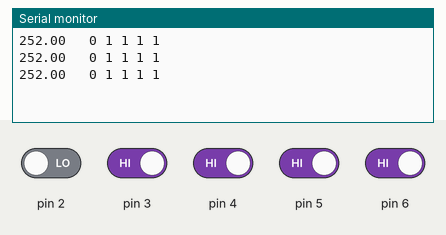
Recording of a sketch running on a simulated Arduino Uno, built with avr-gcc and run on an emulated ATmega328P. Parts: the last lines printed to the serial monitor. The test bench sets the inputs (shaded band); at power-on: pin 3–6 HIGH, pin 2 LOW.

Above: at 2.8 s.
2.9 s: pin 2 driven HIGH
At 3.4 s:
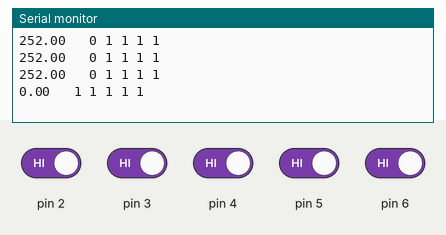
4.4 s: pin 3 driven LOW
At 5.7 s:
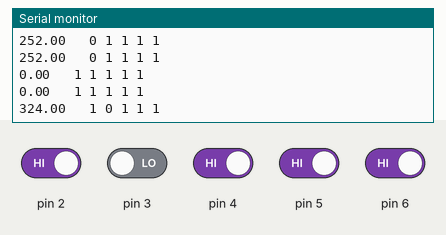
5.9 s: pin 4 driven LOW
At 6.8 s:
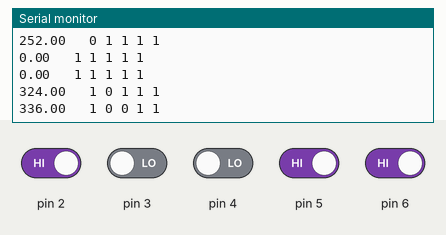
7.4 s: pin 5 driven LOW
At 8.5 s:
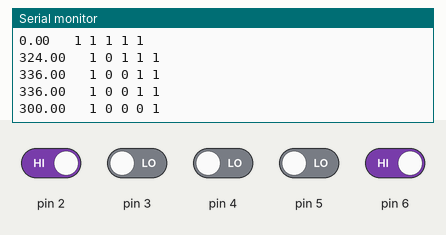
8.9 s: pin 6 driven LOW
At 9.3 s:
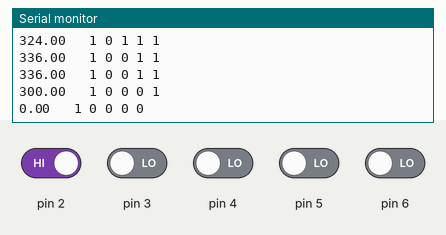
10.4 s: pin 2 driven LOW
At 11.8 s:
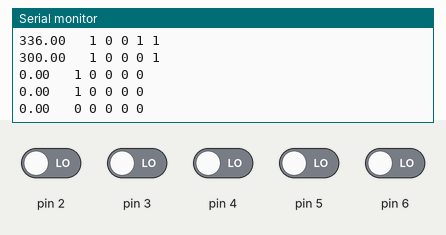
Timing chart, 0 to 12.9 s (numbered marks = the images above; inputs shaded):
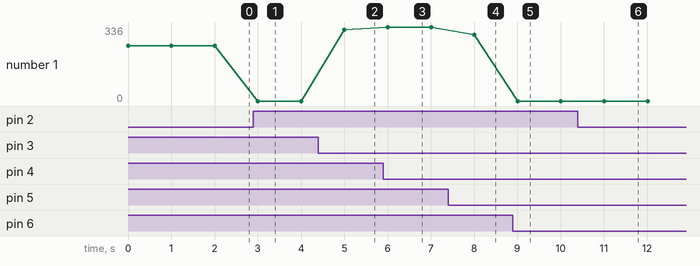

The sketch:

5Bit_Gray_to_angle.ino
```cpp
/*
 This piece code is designed for wind vane by Yoctupuce
 https://www.yoctopuce.com/EN/article/how-to-measure-wind-part-2
 https://www.thingiverse.com/thing:42858

Created By Michal Basler 23.11.2021 for maturita project
https://github.com/Majklzbastlirny
 */
void setup() {
  // put your setup code here, to run once:
pinMode(2, INPUT);
pinMode(3, INPUT);
pinMode(4, INPUT);
pinMode(5, INPUT);
pinMode(6, INPUT);
Serial.begin(115200);
}
void loop() {
  // put your main code here, to run repeatedly:
bool D1 = 0;
bool D2 = 0;
bool D3 = 0;
bool D4 = 0;
bool D5 = 0;
float wv = 0;

D5 = digitalRead(6);
D4 = digitalRead(5);
D3 = digitalRead(4);
D2 = digitalRead(3);
D1 = digitalRead(2);

if (D1 ==  1 && D2 == 0  && D3 == 0 && D4 == 0 && D5 == 0 ) { wv = 0; }
else if (D1 ==  1 && D2 == 1  && D3 == 0 && D4 == 0 && D5 == 0 ) { wv = 12; }
else if (D1 ==  1 && D2 == 1  && D3 == 0 && D4 == 1 && D5 == 0 ) { wv = 24; }
else if (D1 ==  1 && D2 == 1  && D3 == 0 && D4 == 1 && D5 == 1 ) { wv = 36; }
else if (D1 ==  1 && D2 == 1  && D3 == 0 && D4 == 0 && D5 == 1 ) { wv = 48; }
else if (D1 ==  0 && D2 == 1  && D3 == 0 && D4 == 0 && D5 == 1 ) { wv = 60; }
else if (D1 ==  0 && D2 == 1  && D3 == 0 && D4 == 0 && D5 == 0 ) { wv = 72; }
else if (D1 ==  0 && D2 == 1  && D3 == 1 && D4 == 0 && D5 == 0 ) { wv = 84; }
else if (D1 ==  0 && D2 == 1  && D3 == 1 && D4 == 0 && D5 == 1 ) { wv = 96; }
else if (D1 ==  1 && D2 == 1  && D3 == 1 && D4 == 0 && D5 == 1 ) { wv = 108; }
else if (D1 ==  1 && D2 == 1  && D3 == 1 && D4 == 0 && D5 == 0 ) { wv = 120; }
else if (D1 ==  1 && D2 == 0  && D3 == 1 && D4 == 0 && D5 == 0 ) { wv = 132; }
else if (D1 ==  0 && D2 == 0  && D3 == 1 && D4 == 0 && D5 == 0 ) { wv = 144; }
else if (D1 ==  0 && D2 == 0  && D3 == 1 && D4 == 1 && D5 == 0 ) { wv = 156; }
else if (D1 ==  1 && D2 == 0  && D3 == 1 && D4 == 1 && D5 == 0 ) { wv = 168; }
else if (D1 ==  1 && D2 == 1  && D3 == 1 && D4 == 1 && D5 == 0 ) { wv = 180; }
else if (D1 ==  0 && D2 == 1  && D3 == 1 && D4 == 1 && D5 == 0 ) { wv = 192; }
else if (D1 ==  0 && D2 == 1  && D3 == 0 && D4 == 1 && D5 == 0 ) { wv = 204; }
else if (D1 ==  0 && D2 == 0  && D3 == 0 && D4 == 1 && D5 == 0 ) { wv = 216; }
else if (D1 ==  0 && D2 == 0  && D3 == 0 && D4 == 1 && D5 == 1 ) { wv = 228; }
else if (D1 ==  0 && D2 == 1  && D3 == 0 && D4 == 1 && D5 == 1 ) { wv = 240; }
else if (D1 ==  0 && D2 == 1  && D3 == 1 && D4 == 1 && D5 == 1 ) { wv = 252; }
else if (D1 ==  0 && D2 == 0  && D3 == 1 && D4 == 1 && D5 == 1 ) { wv = 264; }
else if (D1 ==  0 && D2 == 0  && D3 == 1 && D4 == 0 && D5 == 1 ) { wv = 276; }
else if (D1 ==  0 && D2 == 0  && D3 == 0 && D4 == 0 && D5 == 1 ) { wv = 288; }
else if (D1 ==  1 && D2 == 0  && D3 == 0 && D4 == 0 && D5 == 1 ) { wv = 300; }
else if (D1 ==  1 && D2 == 0  && D3 == 1 && D4 == 0 && D5 == 1 ) { wv = 312; }
else if (D1 ==  1 && D2 == 0  && D3 == 1 && D4 == 1 && D5 == 1 ) { wv = 324; }
else if (D1 ==  1 && D2 == 0  && D3 == 0 && D4 == 1 && D5 == 1 ) { wv = 336; }
else if (D1 ==  1 && D2 == 0  && D3 == 0 && D4 == 1 && D5 == 0 ) { wv = 348; }


else {
  wv=0;
  }
Serial.print(wv);
Serial.print("   ");
//Serial.println(D1, D2, D3, D4, D5);
Serial.print(D1);
Serial.print(" ");
Serial.print(D2);
Serial.print(" ");
Serial.print(D3);
Serial.print(" ");
Serial.print(D4);
Serial.print(" ");
Serial.print(D5);
Serial.println("");
delay(1000);
}
```

Measured:
- after the input at 2.9 s, the serial monitor: prints a new line after 0.10 s (image 1)
- after the input at 4.4 s, the serial monitor: prints a new line after 0.60 s (image 2)
- after the input at 5.9 s, the serial monitor: prints a new line after 0.11 s (image 3)
- after the input at 7.4 s, the serial monitor: prints a new line after 0.61 s (image 4)
- after the input at 8.9 s, the serial monitor: prints a new line after 0.11 s (image 5)
- after the input at 10.4 s, the serial monitor: prints a new line after 0.61 s (image 6)
- plotted number 1: 0 → 324 after the input at 4.4 s, 324 → 336 after the input at 5.9 s, 336 → 300 after the input at 7.4 s
